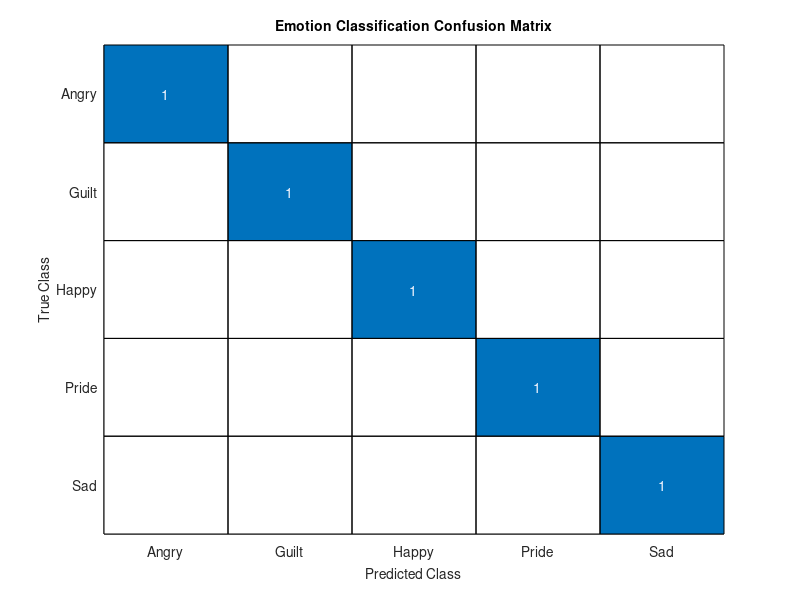

The MATLAB source for this figure:
simple_emotions = {'Happy', 'Sad', 'Angry'};
complex_emotions = {'Pride', 'Guilt'};
all_emotions = [simple_emotions, complex_emotions];

video_files = {'Happy.mp4', 'Sad.mp4', 'Angry.mp4', 'Pride.mp4', 'Guilt.mp4'};
expected_emotions = {'Happy', 'Sad', 'Angry', 'Pride', 'Guilt'};
load('detected_emotions.mat'); 

fprintf('Performing EDA: Cleaning and validating detected emotions...\n');

valid_emotions = all_emotions;
cleaned_emotions = cell(size(detected_emotions));

for i = 1:length(detected_emotions)
    emotion = strtrim(detected_emotions{i}); 
    emotion = lower(emotion); % Normalize case
    emotion = regexprep(emotion, '[^a-z]', ''); 

    if ~isempty(emotion)
        emotion = [upper(emotion(1)) emotion(2:end)];
    end

    if ismember(emotion, valid_emotions)
        cleaned_emotions{i} = emotion;
    else
        fprintf('Warning: Noisy/Invalid emotion detected at index %d: "%s"\n', i, detected_emotions{i});
        cleaned_emotions{i} = 'Unknown';
    end
end

detected_emotions = cleaned_emotions;
correct_count = 0;
fprintf('\nAnalyzing videos for emotion classification...\n\n');

for i = 1:length(video_files)
    video_file = video_files{i};
    detected_emotion = detected_emotions{i};

    try
        v = VideoReader(video_file);
        fprintf('Video %d: %s\n', i, video_file);
    catch ME
        fprintf('Error reading video: %s\n', video_file);
        fprintf('MATLAB Error Message: %s\n', ME.message);
        continue;
    end

    if ismember(detected_emotion, simple_emotions)
        emotion_type = 'Simple';
    elseif ismember(detected_emotion, complex_emotions)
        emotion_type = 'Complex';
    else
        emotion_type = 'Unknown';
    end

    fprintf('Detected Emotion: %s\n', detected_emotion);
    fprintf('Emotion Type   : %s Emotion\n\n', emotion_type);

    if strcmpi(detected_emotion, expected_emotions{i})
        correct_count = correct_count + 1;
    end
    while hasFrame(v)
        frame = readFrame(v);
        imshow(frame, 'InitialMagnification', 'fit');
        title(sprintf('Video %d - Detected: %s (%s)', i, detected_emotion, emotion_type));
        drawnow;
        pause(1 / v.FrameRate);
    end
end

fprintf('\nEmotion classification completed.\n');
accuracy = (correct_count / length(video_files)) * 100;
fprintf('Classification Accuracy: %.2f%%\n', accuracy);

figure;
confusionchart(expected_emotions, detected_emotions);
title('Emotion Classification Confusion Matrix');
